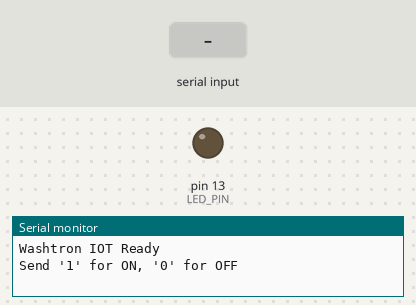
The sketch below on a simulated Arduino Uno, built with avr-gcc and run on an emulated ATmega328P. On the bench: output pins drawn as LEDs (lit = HIGH), the last lines printed to the serial monitor. The test bench sets the inputs (shaded band).

Above: at 1.2 s.
1.3 s: "1" received over Serial
At 2.3 s:
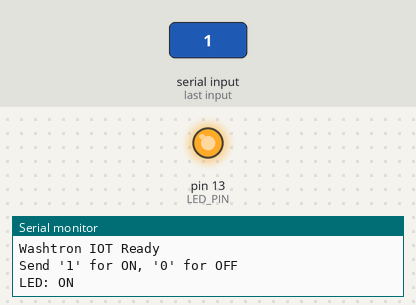
2.8 s: "0" received over Serial
At 3.4 s:
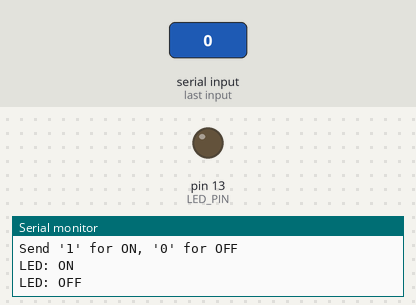
Timing chart, 0 to 5.8 s (numbered marks = the images above; inputs shaded):
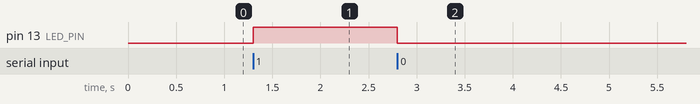

Measured:
- after the input at 1.3 s, pin 13 (LED_PIN): LOW → HIGH at once
- after the input at 2.8 s, pin 13 (LED_PIN): HIGH → LOW at once

The sketch:

led_bluetooth_control.ino
```cpp
/*
 * LED Bluetooth Control for Washtron IOT
 *
 * This Arduino sketch enables LED control via Bluetooth (HC-05/HC-06)
 * Compatible with: Arduino Uno, Nano, Mega, etc.
 *
 * Hardware Required:
 * - Arduino board (Uno/Nano/Mega)
 * - HC-05 or HC-06 Bluetooth Module
 * - LED bulb
 * - 220Ω Resistor
 * - Jumper wires
 * - Breadboard (optional)
 *
 * Connections:
 * HC-05/HC-06 Module:
 *   VCC  -> Arduino 5V
 *   GND  -> Arduino GND
 *   TXD  -> Arduino RX (Pin 0)
 *   RXD  -> Arduino TX (Pin 1) via voltage divider (1K + 2K resistors)
 *
 * LED:
 *   Anode (+)  -> Arduino Pin 13 -> 220Ω Resistor
 *   Cathode (-) -> Arduino GND
 *
 * Protocol:
 * - Send '1' to turn LED ON
 * - Send '0' to turn LED OFF
 */

// Pin Configuration
const int LED_PIN = 13;  // Built-in LED on most Arduino boards
                          // You can use any digital pin for external LED

// Bluetooth Communication
char receivedChar;

void setup() {
  // Initialize Serial for Bluetooth communication
  // HC-05/HC-06 default baud rate is 9600
  Serial.begin(9600);

  // Configure LED pin as output
  pinMode(LED_PIN, OUTPUT);

  // Ensure LED is OFF at startup
  digitalWrite(LED_PIN, LOW);

  // Send startup message
  Serial.println("Washtron IOT Ready");
  Serial.println("Send '1' for ON, '0' for OFF");
}

void loop() {
  // Check if data is available from Bluetooth
  if (Serial.available() > 0) {
    // Read the incoming byte
    receivedChar = Serial.read();

    // Process the command
    if (receivedChar == '1') {
      // Turn LED ON
      digitalWrite(LED_PIN, HIGH);
      Serial.println("LED: ON");
    }
    else if (receivedChar == '0') {
      // Turn LED OFF
      digitalWrite(LED_PIN, LOW);
      Serial.println("LED: OFF");
    }
    else {
      // Unknown command
      Serial.print("Unknown command: ");
      Serial.println(receivedChar);
    }
  }
}

/*
 * ALTERNATIVE VERSION: Multiple LED Control
 *
 * If you want to control multiple LEDs, use this version:
 */

/*
// Pin Configuration for multiple LEDs
const int LED1_PIN = 13;
const int LED2_PIN = 12;
const int LED3_PIN = 11;

void setup() {
  Serial.begin(9600);
  pinMode(LED1_PIN, OUTPUT);
  pinMode(LED2_PIN, OUTPUT);
  pinMode(LED3_PIN, OUTPUT);
  digitalWrite(LED1_PIN, LOW);
  digitalWrite(LED2_PIN, LOW);
  digitalWrite(LED3_PIN, LOW);
  Serial.println("Multi-LED IOT Ready");
}

void loop() {
  if (Serial.available() > 0) {
    char cmd = Serial.read();

    switch(cmd) {
      case '1':  // LED 1 ON
        digitalWrite(LED1_PIN, HIGH);
        Serial.println("LED1: ON");
        break;
      case '0':  // LED 1 OFF
        digitalWrite(LED1_PIN, LOW);
        Serial.println("LED1: OFF");
        break;
      case '3':  // LED 2 ON
        digitalWrite(LED2_PIN, HIGH);
        Serial.println("LED2: ON");
        break;
      case '2':  // LED 2 OFF
        digitalWrite(LED2_PIN, LOW);
        Serial.println("LED2: OFF");
        break;
      case '5':  // LED 3 ON
        digitalWrite(LED3_PIN, HIGH);
        Serial.println("LED3: ON");
        break;
      case '4':  // LED 3 OFF
        digitalWrite(LED3_PIN, LOW);
        Serial.println("LED3: OFF");
        break;
      case '9':  // ALL ON
        digitalWrite(LED1_PIN, HIGH);
        digitalWrite(LED2_PIN, HIGH);
        digitalWrite(LED3_PIN, HIGH);
        Serial.println("ALL LEDs: ON");
        break;
      case '8':  // ALL OFF
        digitalWrite(LED1_PIN, LOW);
        digitalWrite(LED2_PIN, LOW);
        digitalWrite(LED3_PIN, LOW);
        Serial.println("ALL LEDs: OFF");
        break;
    }
  }
}
*/

/*
 * TROUBLESHOOTING:
 *
 * 1. LED not responding:
 *    - Check wiring connections
 *    - Verify LED polarity (long leg = anode/+)
 *    - Test LED with a battery
 *    - Check resistor value (220Ω recommended)
 *
 * 2. Cannot connect to Bluetooth:
 *    - Check HC-05/HC-06 power LED is blinking
 *    - Default pairing code is usually "1234" or "0000"
 *    - Ensure baud rate matches (9600)
 *    - Check voltage divider for RXD pin
 *
 * 3. Bluetooth connects but no response:
 *    - Open Serial Monitor (9600 baud) to check messages
 *    - Verify TX/RX connections (they should be crossed)
 *    - Check if commands are being received
 *    - Try uploading code again
 *
 * 4. HC-05/HC-06 Configuration:
 *    - To change baud rate or name, use AT commands
 *    - Enter AT mode: Hold button while powering on
 *    - Common AT commands:
 *      AT+NAME=WashtronIOT
 *      AT+BAUD4 (sets to 9600)
 *      AT+PSWD=1234
 */
```
